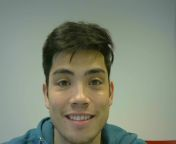
#> input picture Labor_Face__25_10_17/Kamera 0; videowdth 176; videohight 144; 1508913237.85; Nummer 0; .jpg, 176 x 144 px
$ python opencv2.py
#> lines starting #> are read from the running program, lines starting #| are printed output that depends on the picture; after the words box and inside, x2 and y2 are one past the last pixel; in counts of white or black regions, pixels touching at a corner belong together
import numpy as np
import cv2
from matplotlib import pyplot as plt

###1.Step: read picture and load classifier
face_cascade = cv2.CascadeClassifier('haarcascade_frontalface_default.xml')
eye_cascade = cv2.CascadeClassifier('haarcascade_eye.xml')

img = cv2.imread('Kamera 0; videowdth 176; videohight 144; 1508913237.85; Nummer 0; .jpg')
#> img is the input picture: shape (144, 176, 3); mean B, G, R 117.7, 134.8, 127.2
gray = cv2.cvtColor(img, cv2.COLOR_BGR2GRAY)
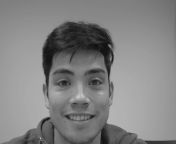
#> gray: shape (144, 176); min 8, max 199, mean 130.5
#2.Step: identify feature of pitcure
faces = face_cascade.detectMultiScale(gray, 1.3, 5)
#> faces = [[33, 46, 90, 90]]
for (x,y,w,h) in faces:
    cv2.rectangle(img,(x,y),(x+w,y+h),(255,0,0),2)
    roi_gray = gray[y:y+h, x:x+w]
    roi_color = img[y:y+h, x:x+w]
    eyes = eye_cascade.detectMultiScale(roi_gray)
    for (ex,ey,ew,eh) in eyes:
        cv2.rectangle(roi_color,(ex,ey),(ex+ew,ey+eh),(0,255,0),2)
#> this loop made 1 pass
#> (x, y, w, h, eyes) on pass 1: (33, 46, 90, 90, [[49, 23, 24, 24], [18, 22, 26, 26]])
#> pass 1, `roi_gray = gray[y:y+h, x:x+w]`:
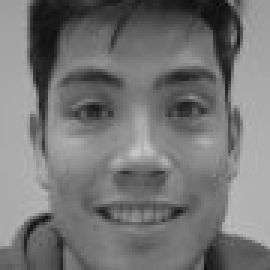
#> roi_gray: shape (90, 90) (shown 3 times larger); min 8, max 199, mean 117
#> pass 1, `roi_color = img[y:y+h, x:x+w]`:
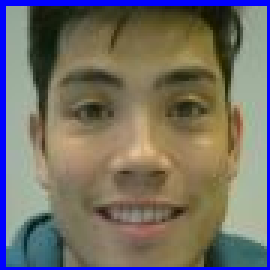
#> roi_color: shape (90, 90, 3) (shown 3 times larger); mean B, G, R 102.5, 110.6, 115.4
#> after the loop:
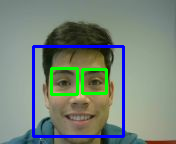
#> img: shape (144, 176, 3); 6.58% of pixels changed, all inside (x1, y1, x2, y2) = (32, 45, 125, 138)
#> after the loop:
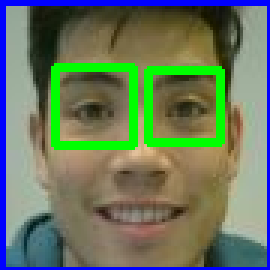
#> roi_color: shape (90, 90, 3) (shown 3 times larger); 7.31% of pixels changed, all inside (x1, y1, x2, y2) = (17, 21, 75, 50)

cv2.imshow('img',img)
cv2.imwrite('processed.png',img)
cv2.waitKey(0)
cv2.destroyAllWindows()
#3.Step: Save the processed pitcure
#4.Step: Write the identify feature into a .txt

$ run again, with Labor_Face__25_10_17/Kamera 0; videowdth 432; videohight 240; 1508913240.1; Nummer 0; .jpg copied over Labor_Face__25_10_17/Kamera 0; videowdth 176; videohight 144; 1508913237.85; Nummer 0; .jpg
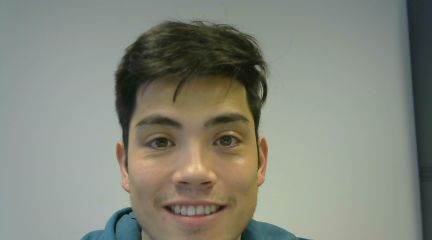
#> input picture Labor_Face__25_10_17/Kamera 0; videowdth 432; videohight 240; 1508913240.1; Nummer 0; .jpg, 432 x 240 px
#> img is the input picture: shape (240, 432, 3); mean B, G, R 123.4, 134.6, 131.8
#> faces = [[115, 84, 151, 151]]
#> the loop `for (x,y,w,h) in faces:` made 1 pass
#> (x, y, w, h, eyes) on pass 1: (115, 84, 151, 151, [[88, 35, 43, 43], [23, 35, 44, 44]])
#> after the loop `for (x,y,w,h) in faces:`:
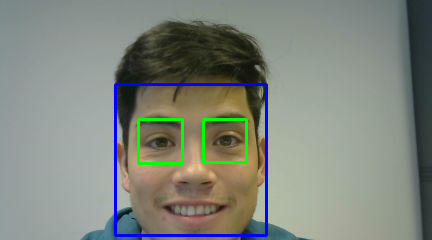
#> img: shape (240, 432, 3); 2.74% of pixels changed, all inside (x1, y1, x2, y2) = (114, 83, 268, 237)
#> after the loop `for (x,y,w,h) in faces:`:
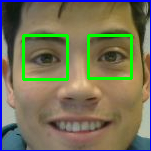
#> roi_color: shape (151, 151, 3); mean B, G, R 89, 114, 117.3
